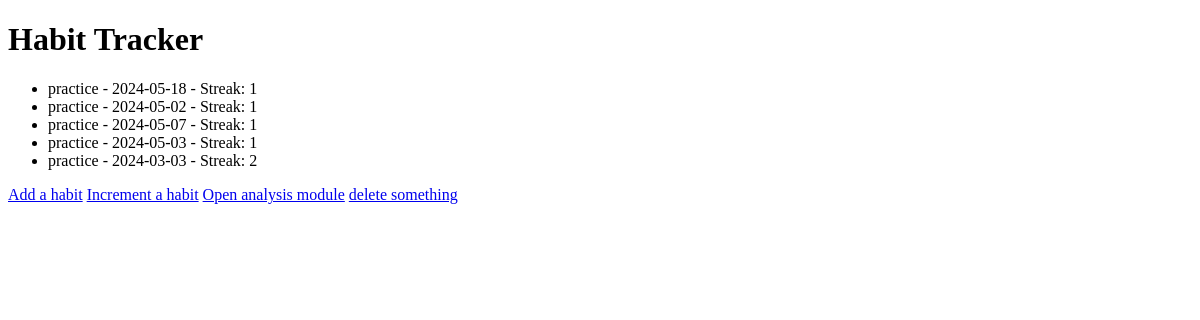
Before: / with the older database file.
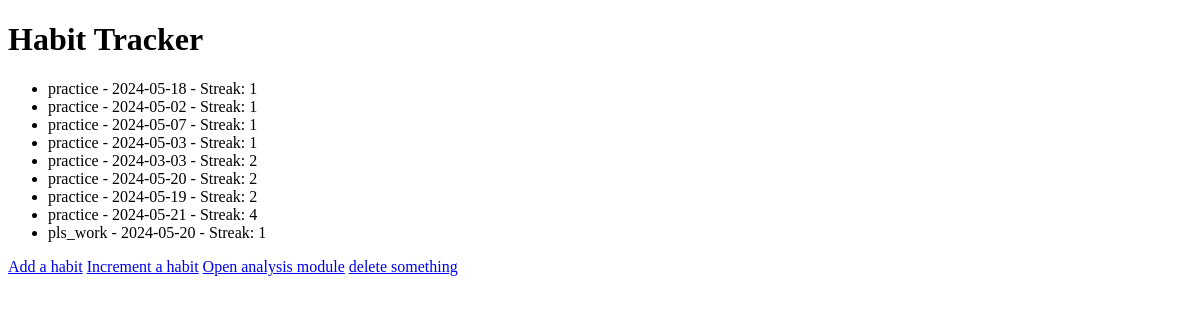
After: the same page with the newer database file.
### tables this page shows
CREATE TABLE habits (
            id INTEGER PRIMARY KEY AUTOINCREMENT,
            name TEXT NOT NULL,
            date TEXT NOT NULL,
            streak INTEGER NOT NULL
        );

### app.py (the view)
@app.route('/')
def index():
    app.config['DATABASE']  = 'habit_tracker.db'
    conn = get_db_connection()
    cur = conn.cursor()
    cur.execute('SELECT * FROM habits')
    habits = cur.fetchall()
    conn.close()
    return render_template('index.html', habits=habits)

### app.py (called while the page is built)
@app.before_request
def before_request():
    print("Before request: getting db connection")
    g.db = get_db_connection()

### database.py (called while the page is built)
def get_db_connection():
    if 'db' not in g: # checks if g already holds a database and adds one otherwise
        print('building database connection')
        g.db = sqlite3.connect(current_app.config['DATABASE']) # sets the db according to the current context
        g.db.row_factory = sqlite3.Row # getting back dictionaries from the row data
    return g.db

def close_db_connection(e=None):
    db = g.pop('db', None)
    if db is not None:
        db.close()

### templates/index.html (shortened to what this page needs)
<!DOCTYPE html>
<html lang="en">
<head>
</head>
<body>
    <h1>Habit Tracker</h1>
    <ul>
        {% for habit in habits %}
        <li>{{ habit.name }} - {{ habit.date }} - Streak: {{ habit.streak }}</li>
        {% endfor %}
    </ul>
    <a href="{{ url_for('add')}}">Add a habit</a>
    <a href="{{ url_for('increment')}}">Increment a habit</a>
    <a href="{{ url_for('analysis')}}" >Open analysis module</a>
    <a href="{{ url_for('delete')}}" >delete something</a>
</body>
</html>

Changed rows visible on the page:
added habits: name "practice", date "2024-05-20", streak "2"
added habits: name "practice", date "2024-05-19", streak "2"
added habits: name "practice", date "2024-05-21", streak "4"
added habits: name "pls_work", date "2024-05-20", streak "1"
